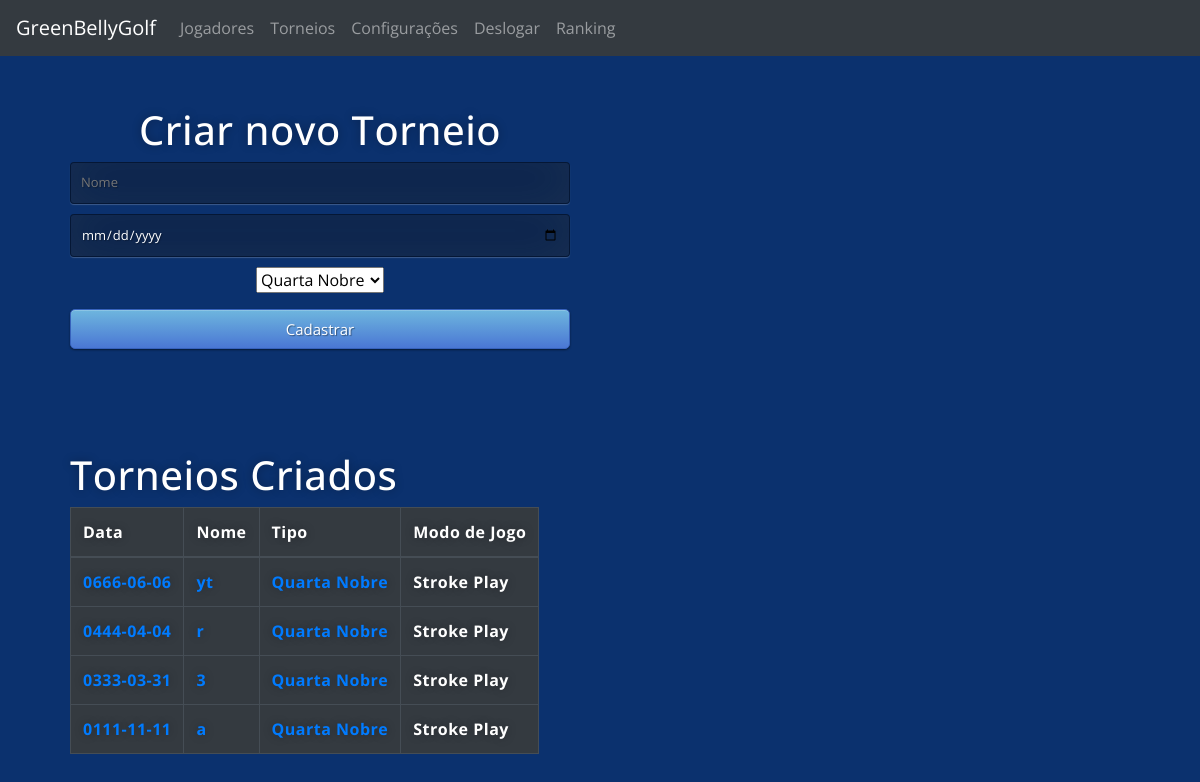
Before: /criartorneio (signed in) with the older database file.
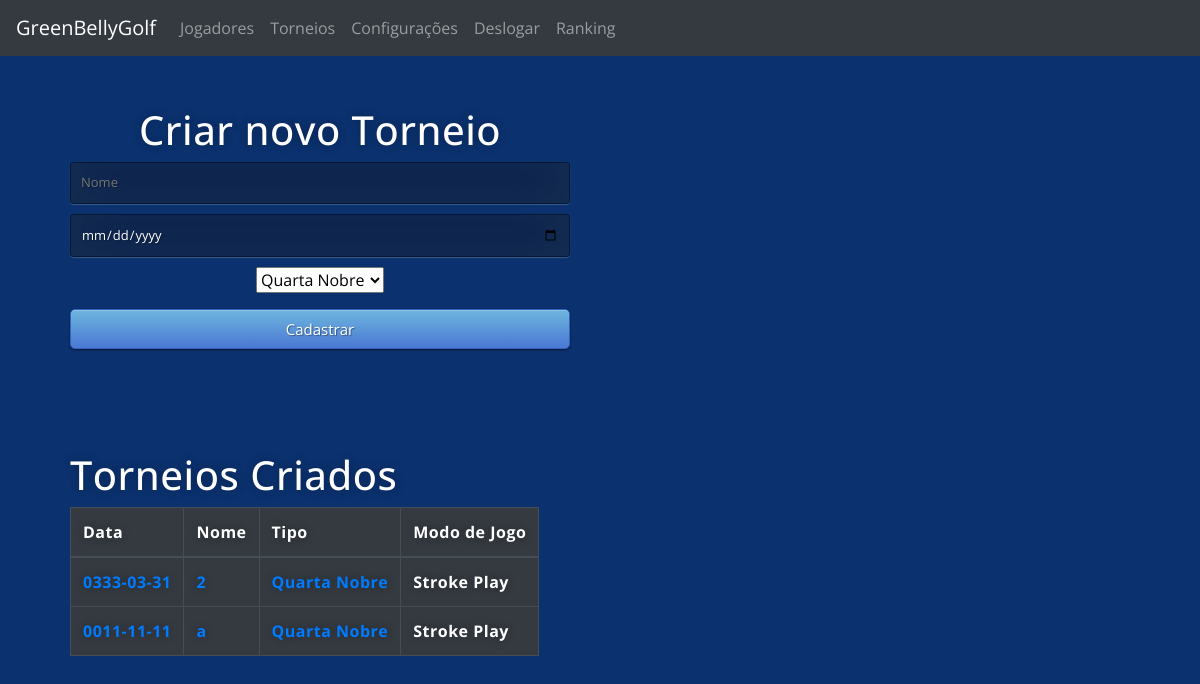
After: the same page with the newer database file.
### main.py (models this page shows)
class Torneios(db.Model):
    clube_id = db.Column(db.Integer)
    id = db.Column(db.Integer, primary_key=True)
    name = db.Column(db.String(1000))
    date = db.Column(db.String(100))
    type = db.Column(db.String(100))
    cat = db.Column(db.String(100))
    tees_saida = db.Column(db.String(100))
    encerrado = db.Column(db.String(100))

### main.py (the view, shortened to what this page needs)
@app.route('/criartorneio', methods=["GET", "POST"])
@login_required
def criartorneio():
    rows = Torneios.query.order_by(Torneios.date.desc()).all()
    return render_template('novo_torneio.html',
                           title='Tourneio',
                           rows=rows, name=current_user.name, logged_in=True)

### main.py (called while the page is built)
@login_manager.user_loader
def load_user(user_id):
    return User.query.get(int(user_id))

### templates/novo_torneio.html (shortened to what this page needs)
{% extends "base.html" %}
{% block content %}
<div class="box_left ">
    <h1>Criar novo Torneio</h1>
    <form action="{{ url_for('criartorneio') }}" method="post">
        <input type="text" name="name" placeholder="Nome" required="required" />
        <input type="date" name="date" placeholder="Data" required="required" />
        <select name="type" class="form-select form-select-lg mb-3" aria-label="Default select example">
            <option value="Quarta Nobre">Quarta Nobre</option>
        </select>
        <button type="submit" class="btn btn-primary btn-block btn-large">Cadastrar</button>
    </form>
</div>
<div class="jog_cad">
    <h1 style="padding-top:50px">Torneios Criados</h1>
    <table class="table table-dark table-bordered ">
        <thead class="thead-dark">
            <tr>
                <th scope="col">Data</th>
                <th scope="col">Nome</th>
                <th scope="col">Tipo</th>
                <th scope="col">Modo de Jogo</th>
            </tr>
        </thead>
        <tbody>
            {% for row in rows %}
            <tr>
                <th scope="row"><a href="/torneio/apuracao/{{row.id}}">{{row.date}}</a></th>
                <th scope="row"><a href="/torneio/apuracao/{{row.id}}">{{row.name}}</a></th>
                <th scope="row"><a href="/torneio/apuracao/{{row.id}}">{{row.type}}</a></th>
                <th scope="row">Stroke Play</th>
            </tr>
            {% endfor %}
        </tbody>
    </table>
</div>
{% endblock %}

Changed rows visible on the page:
removed Torneios: date "0666-06-06", name "yt", type "Quarta Nobre"
removed Torneios: date "0444-04-04", name "r", type "Quarta Nobre"
changed Torneios (number 1 of 2 on the later page): name "3" → "2"
changed Torneios (number 2 of 2 on the later page): date "0111-11-11" → "0011-11-11"
